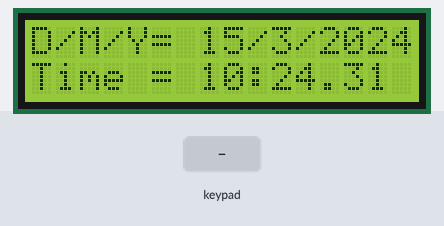
Simulated run of this sketch. Board: Arduino Uno, built with avr-gcc and run on an emulated ATmega328P. On the bench: 16×2 character LCD. The test bench sets the inputs (shaded band). The local clock reads 2024-03-15 10:24:30 at power-on unless the sketch sets it; what the sketch prints to the serial monitor is not drawn.

Above: at 1.4 s.
1.5 s: key 'B' pressed
At 2.4 s:
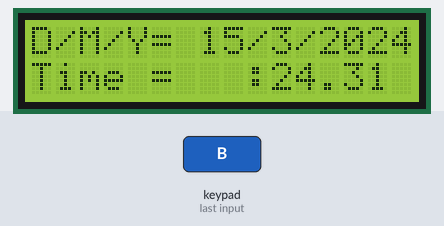
3.5 s: keypad keys 7 6 5 4 # pressed 0.4 s apart
At 6.8 s:
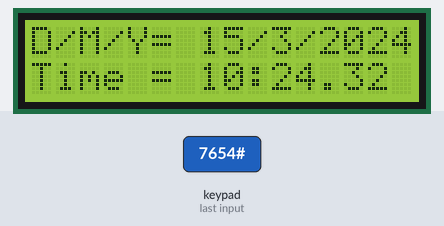
Timing chart, 0 to 8.3 s (numbered marks = the images above; inputs shaded):
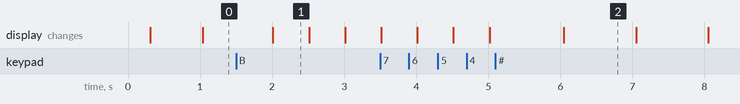

The sketch:

lab14-checkpoint2.ino
```cpp
#include <LiquidCrystal_I2C.h>
#include <Keypad_I2C.h>
#include <Keypad.h>
#include <Wire.h>
#include <TimeLib.h>
#include <DS1307RTC.h>

#define I2CADDR 0x38

const byte ROWS = 4;
const byte COLS = 4;
char hexaKeys[ROWS][COLS] = {
  {'1', '2', '3', 'A'},
  {'4', '5', '6', 'B'},
  {'7', '8', '9', 'C'},
  {'*', '0', '#', 'D'}
};

byte rowPins[ROWS] = {7, 6, 5, 4};
byte colPins[COLS] = {3, 2, 1, 0};

unsigned long last_time;  // ตัวแปรจับเวลา
int mode = 0;             // 0 = run, 1 = set;
int select_time = 0;      // 0 = hour, 1 = minute
int hourDisplay;         // ตัวแปรแทน tm.hour
int minuteDisplay;       // ตัวแปรแทน tm.minute
int secondDisplay;        // ตัวแปรแทน tm.second
bool isBlink = 0;         // ตัวแปรจัดการ การกระพริบ

LiquidCrystal_I2C lcd(0x27, 16, 2);
Keypad_I2C keypad( makeKeymap(hexaKeys),
rowPins, colPins, ROWS, COLS, I2CADDR);
tmElements_t tm;          //for DS1307

void print2digits(int number) {
  if (number >= 0 && number < 10) {
    Serial.write('0');
  }
  Serial.print(number);
}

void print2digitsLCD(int number) {
  if (number >= 0 && number < 10) {
    lcd.write('0');
  }
  lcd.print(number);
}

void setup()
{
  Serial.begin(38400);
  while (!Serial) ; // wait for Arduino Serial Monitor
  delay(200);
  lcd.init();
  lcd.backlight(); // เปิด backlight
  lcd.home();

  refresh_display();
}
void loop()
{
  if (mode == 0) {                        // running mode
    if (millis() - last_time > 1000) {    // ตอบสนองทุก 1 วินาที
      if (RTC.read(tm)) {
        last_time = millis();
        hourDisplay = tm.Hour;
        minuteDisplay = tm.Minute;
        secondDisplay = tm.Second;
        refresh_display();
      } else {
        if (RTC.chipPresent()) {
          Serial.println("The DS1307 is stopped. Please run the SetTime");
          Serial.println("example to initialize the time and begin running.");
          Serial.println();
        } else {
          Serial.println("DS1307 read error! Please check the circuitry.");
          Serial.println();
        }
        delay(9000);
      }
    }
    char key = keypad.getKey();           // อ่านค่าจาก keypad
    if (key == 'B') {                     // เปลี่ยน mode เมื่อกด B
      mode = 1;
    }
  }
  if (mode == 1) {                        // mode set เวลา
    char key = keypad.getKey();
    if (key != NO_KEY) {
      if (key == 'B') {                   // เลือกระหว่าง ชั่วโมง หรือ นาที
        select_time = !select_time;       // กลับโหมด 0->1->0 เมื่อกด B
      }
      if (key == 'C') {                   // กด C เป็นการเพิ่มค่า
        if (select_time) {                // สำหรับ นาที
          minuteDisplay++;
          if (minuteDisplay == 60)        // วน 0->59->0
            minuteDisplay = 0;
        } else {                          // สำหรับชั่วโมง
          hourDisplay++;
          if (hourDisplay == 24)          // วัน 0->23->0
            hourDisplay = 0;
        }
        refresh_display();                // เรียก refresh_display() เสมอ
      }
      if (key == 'D') {                   // กด D เพื่อลดค่า
        if (select_time) {                // สำหรับนาที
          minuteDisplay--;
          if (minuteDisplay == -1)        // วนลดค่า 59->0->59
            minuteDisplay = 59;
        } else {                          // สำหรับชั่วโมง
          hourDisplay--;
          if (hourDisplay == -1)          // วนลดค่า 23->0->23
            hourDisplay = 23;
        }
        refresh_display();                // เรียก refresh_display() เสมอ
      }
      if (key == '#') {                   // กด # จะ save ค่าลง DS 1307 แล้วนับต่อ
        tm.Minute = minuteDisplay;
        tm.Hour = hourDisplay;
        if (RTC.write(tm)) {
          Serial.println("[/] Write New Time Success");
          mode = 0;
        } else {                          // Handle กรณีมีข้อผิดพลาด
          Serial.println("[!] Write New Time Failed");
        }
      }
    }
    if (millis() - last_time > 500) {     // ควบคุมการกระพิบหลักขณะที่มีการ set ค่าเวลา
      last_time = millis();               // แบบ non-blocking function
      if (select_time) {                  // สำหรับนาที
        if (isBlink) {
          lcd.setCursor(10, 1);           // ตำแหน่งของนาที คือแถวล่าง ช่อง 10-11
          lcd.print("  ");
        } else {
          lcd.setCursor(10, 1);
          print2digitsLCD(minuteDisplay); // ใช้ helper function แสดงค่า 2 หลัก
        }
        isBlink = !isBlink;
      } else {                            // สำหรัั่วโมง
        if (isBlink) {
          lcd.setCursor(7, 1);            // ตำแหน่งของนาที คือแถวล่าง ช่อง 7-8
          lcd.print("  ");
        } else {
          lcd.setCursor(7, 1);
          print2digitsLCD(hourDisplay);   // ใช้ helper function แสดงค่า 2 หลัก
        }
        isBlink = !isBlink;               // กลับค่า logic เพื่อให้กระพริบ
      }
    }
  }
}

void refresh_display() {
  Serial.print("Ok, Time = ");
  print2digits(tm.Hour);
  Serial.write(':');
  print2digits(tm.Minute);
  Serial.write(':');
  print2digits(tm.Second);
  Serial.print(", Date (D/M/Y) = ");
  Serial.print(tm.Day);
  Serial.write('/');
  Serial.print(tm.Month);
  Serial.write('/');
  Serial.print(tmYearToCalendar(tm.Year));
  Serial.println();
  lcd.setCursor(0, 0);
  lcd.print("D/M/Y= ");
  lcd.print(tm.Day);
  lcd.print("/");
  lcd.print(tm.Month);
  lcd.print("/");
  lcd.print(tmYearToCalendar(tm.Year));

  lcd.setCursor(0, 1);
  lcd.print("Time = ");
  print2digitsLCD(hourDisplay);
  lcd.print(":");
  print2digitsLCD(minuteDisplay);
  lcd.print(".");
  print2digitsLCD(secondDisplay);
}
```

Measured:
- what the display in image 1 shows lasts 0.5 s, from 2.0 s to 2.5 s
- what the display in image 2 shows lasts 1.0 s, from 6.1 s to 7.1 s
